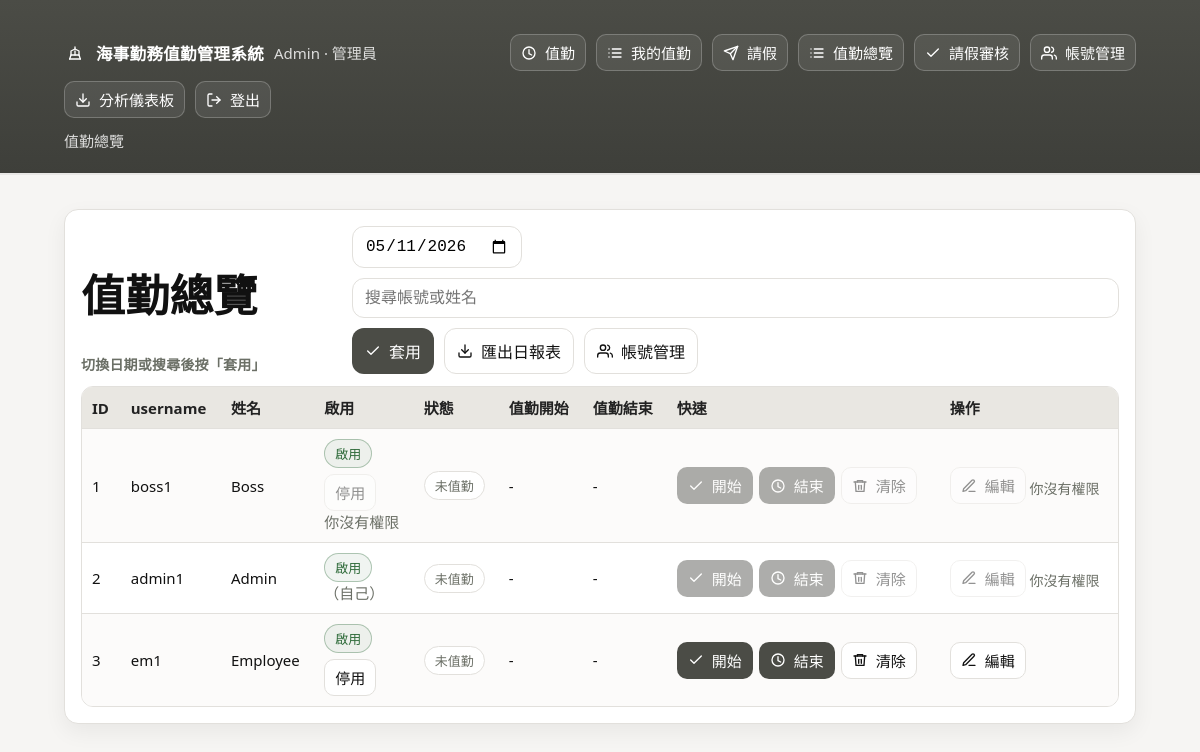
The page /admin_status.php (signed in) on the database its author committed.
### tables this page shows
CREATE TABLE IF NOT EXISTS users (
  user_id INT AUTO_INCREMENT PRIMARY KEY,
  username VARCHAR(50) NOT NULL UNIQUE,
  password_hash VARCHAR(255) NOT NULL,
  full_name VARCHAR(100) NOT NULL,
  role ENUM('boss','admin','employee') NOT NULL DEFAULT 'employee',
  is_active TINYINT(1) NOT NULL DEFAULT 1,
  created_at DATETIME NOT NULL DEFAULT CURRENT_TIMESTAMP
);

### admin_status.php (the view, shortened to what this page needs)
<?php
require 'db.php';
require_once 'ui.php';
function can_manage_row($me_role, $target_role){
  if ($me_role==='admin') return ($target_role==='employee');
  return false;
}
$d = $_POST['d'] ?? ($_GET['d'] ?? date('Y-m-d'));
$q = trim($_GET['q'] ?? '');
$map = [];
$sql = "SELECT user_id, username, full_name, role, is_active FROM users";
$par = [];
$sql .= " ORDER BY user_id ASC";
$stmt = $pdo->prepare($sql);
$stmt->execute($par);
$u = $stmt->fetchAll();
?>
<!doctype html>
<html lang="zh-TW">
<head>
  <link rel="stylesheet" href="style.css">
</head>
<body>
  <?php require_once 'ui.php'; nav_top('值勤總覽'); ?>
  <div class="wrap">
    <div class="card">
      <form method="get">
        <div class="toolbar">
          <div class="title">
            <h1>值勤總覽</h1>
            <div class="hint">切換日期或搜尋後按「套用」</div>
          </div>
          <div class="actions">
            <input type="date" name="d" value="<?= h($d) ?>" style="max-width:170px;">
            <input class="searchbar" name="q" value="<?= h($q) ?>" placeholder="搜尋帳號或姓名">
            <button class="btn primary" type="submit"><?= icon_svg("check") ?>套用</button>
            <a class="btn" href="admin_export.php?d=<?= h($d) ?>"><?= icon_svg("download") ?>匯出日報表</a>
            <a class="btn" href="admin_users.php"><?= icon_svg("users") ?>帳號管理</a>
          </div>
        </div>
      </form>
      <table>
        <tr>
          <th>ID</th><th>username</th><th>姓名</th><th>啟用</th><th>狀態</th><th>值勤開始</th><th>值勤結束</th><th>快速</th><th>操作</th>
        </tr>
        <?php $me_role = $_SESSION['role'] ?? 'employee'; ?>
        <?php foreach($u as $x):
          $uid = (int)$x['user_id'];
          $trole = $x['role'] ?? 'employee';
          $can2 = can_manage_row($me_role, $trole);
          $a = $map[$uid] ?? null;
          $label = '未值勤'; $type = 'off';
        ?>
          <tr>
            <td><?= h($uid) ?></td>
            <td><?= h($x['username']) ?></td>
            <td><?= h($x['full_name']) ?></td>
            <td>
              <?= ((int)($x['is_active'] ?? 0)===1) ? badge('啟用','ok') : badge('停用','off') ?>
              <?php if($uid !== (int)($_SESSION['user_id'] ?? 0) || is_boss()): ?>
                <form method="post" style="margin-top:6px;">
                  <button class="btn small" type="submit" <?= $can2?"":"disabled" ?>><?= ((int)($x['is_active'] ?? 0)===1) ? '停用' : '啟用' ?></button>
                <?php if(!$can2): ?><div class="muted">你沒有權限</div><?php endif; ?>
                </form>
              <?php else: ?>
                <div class="muted">（自己）</div><?php if(is_boss()): ?><div class="muted">boss 可管理自己</div><?php endif; ?>
              <?php endif; ?>
            </td>
            <td><?= badge($label, $type) ?></td>
            <td><?= h($a['check_in'] ?? '-') ?></td>
            <td><?= h($a['check_out'] ?? '-') ?></td>
            <td>
              <?php $can = can_manage_user(($x["role"] ?? ""), (int)$uid); ?>
              <form method="post" style="display:flex;gap:6px;flex-wrap:wrap;">
                <button class="btn small primary" name="act2" value="start" type="submit" <?= $can2?"":"disabled" ?>><?= icon_svg("check") ?>開始</button>
                <button class="btn small primary" name="act2" value="end" type="submit" <?= $can2?"":"disabled" ?>><?= icon_svg("clock") ?>結束</button>
                <button class="btn small" name="act2" value="clear" type="submit" <?= $can2?"":"disabled" ?>><?= icon_svg("trash") ?>清除</button>
              </form>
            </td>
            <td><?php if($can): ?>
              <a class="btn small" href="admin_edit.php?uid=<?= h($uid) ?>&d=<?= h($d) ?>"><?= icon_svg("edit") ?>編輯</a>
            <?php else: ?>
              <span class="btn small disabled" title="你沒有權限"><?= icon_svg("edit") ?>編輯</span>
              <span class="hint">你沒有權限</span>
            <?php endif; ?></td>
          </tr>
        <?php endforeach; ?>
      </table>
    </div>
  </div>
</body>
</html>

### ui.php (shortened to what this page needs)
<?php
function h($s){ return htmlspecialchars((string)$s, ENT_QUOTES, 'UTF-8'); }
function role_name($r){
  if ($r==='admin') return '管理員';
  return '員工';
}
function is_boss(){
  return (($_SESSION['role'] ?? '') === 'boss');
}
function is_admin(){
  $r = ($_SESSION['role'] ?? '');
  return in_array($r, ['admin','boss'], true);
}
function can_manage_user($target_role, $target_id){
  $my_role = ($_SESSION['role'] ?? '');
  $my_id   = (int)($_SESSION['user_id'] ?? 0);
  if ($my_role === 'admin') {
    if ($target_id === $my_id) return false;
    return ($target_role === 'employee');
  }
  return false;
}
function badge($txt, $type){
  $type = in_array($type, ['ok','warn','off','bad','info'], true) ? $type : 'off';
  return '<span class="badge '.$type.'">'.h($txt).'</span>';
}
function icon_svg($name){
  $c = 'currentColor';
  if ($name === 'ship') return '<svg class="ico" viewBox="0 0 24 24" fill="none" stroke="'.$c.'" stroke-width="2" stroke-linecap="round" stroke-linejoin="round"><path d="M20 21H4"/><path d="M4 21l2-6h12l2 6"/><path d="M6 15V9l6-3 6 3v6"/><path d="M12 6V3"/><path d="M12 9v6"/></svg>';
  if ($name === 'logout') return '<svg class="ico" viewBox="0 0 24 24" fill="none" stroke="'.$c.'" stroke-width="2" stroke-linecap="round" stroke-linejoin="round"><path d="M9 21H5a2 2 0 0 1-2-2V5a2 2 0 0 1 2-2h4"/><path d="M16 17l5-5-5-5"/><path d="M21 12H9"/></svg>';
  if ($name === 'clock') return '<svg class="ico" viewBox="0 0 24 24" fill="none" stroke="'.$c.'" stroke-width="2" stroke-linecap="round" stroke-linejoin="round"><circle cx="12" cy="12" r="9"/><path d="M12 7v6l4 2"/></svg>';
  if ($name === 'list') return '<svg class="ico" viewBox="0 0 24 24" fill="none" stroke="'.$c.'" stroke-width="2" stroke-linecap="round" stroke-linejoin="round"><path d="M8 6h13"/><path d="M8 12h13"/><path d="M8 18h13"/><path d="M3 6h.01"/><path d="M3 12h.01"/><path d="M3 18h.01"/></svg>';
  if ($name === 'users') return '<svg class="ico" viewBox="0 0 24 24" fill="none" stroke="'.$c.'" stroke-width="2" stroke-linecap="round" stroke-linejoin="round"><path d="M17 21v-2a4 4 0 0 0-4-4H5a4 4 0 0 0-4 4v2"/><circle cx="9" cy="7" r="4"/><path d="M23 21v-2a4 4 0 0 0-3-3.87"/><path d="M16 3.13a4 4 0 0 1 0 7.75"/></svg>';
  if ($name === 'edit') return '<svg class="ico" viewBox="0 0 24 24" fill="none" stroke="'.$c.'" stroke-width="2" stroke-linecap="round" stroke-linejoin="round"><path d="M12 20h9"/><path d="M16.5 3.5a2.1 2.1 0 0 1 3 3L7 19l-4 1 1-4 12.5-12.5z"/></svg>';
  if ($name === 'trash') return '<svg class="ico" viewBox="0 0 24 24" fill="none" stroke="'.$c.'" stroke-width="2" stroke-linecap="round" stroke-linejoin="round"><path d="M3 6h18"/><path d="M8 6V4h8v2"/><path d="M19 6l-1 14H6L5 6"/><path d="M10 11v6"/><path d="M14 11v6"/></svg>';
  if ($name === 'download') return '<svg class="ico" viewBox="0 0 24 24" fill="none" stroke="'.$c.'" stroke-width="2" stroke-linecap="round" stroke-linejoin="round"><path d="M21 15v4a2 2 0 0 1-2 2H5a2 2 0 0 1-2-2v-4"/><path d="M7 10l5 5 5-5"/><path d="M12 15V3"/></svg>';
  if ($name === 'plane') return '<svg class="ico" viewBox="0 0 24 24" fill="none" stroke="'.$c.'" stroke-width="2" stroke-linecap="round" stroke-linejoin="round"><path d="M22 2L11 13"/><path d="M22 2l-7 20-4-9-9-4 20-7z"/></svg>';
  if ($name === 'check') return '<svg class="ico" viewBox="0 0 24 24" fill="none" stroke="'.$c.'" stroke-width="2" stroke-linecap="round" stroke-linejoin="round"><path d="M20 6L9 17l-5-5"/></svg>';
  return '';
}
function nav_top($title){
  $name = $_SESSION['full_name'] ?? '';
  $role = $_SESSION['role'] ?? '';
  $who  = $name ? (h($name).' · '.h(role_name($role))) : '';
  echo '<div class="top"><div class="wrap"><div class="nav">';
  echo '<span class="brand"><span class="logo">'.icon_svg('ship').'</span>海事勤務值勤管理系統</span>';
  if ($who) echo '<span class="muted" style="color:rgba(255,255,255,.82)">'. $who .'</span>';
  if (isset($_SESSION['user_id'])) {
    echo '<a class="btn small" href="punch.php">'.icon_svg('clock').'值勤</a>';
    echo '<a class="btn small" href="records.php">'.icon_svg('list').'我的值勤</a>';
    echo '<a class="btn small" href="leave.php">'.icon_svg('plane').'請假</a>';
    if (is_admin()) {
      echo '<a class="btn small" href="admin_status.php">'.icon_svg('list').'值勤總覽</a>';
      echo '<a class="btn small" href="admin_leave.php">'.icon_svg('check').'請假審核</a>';
      echo '<a class="btn small" href="admin_users.php">'.icon_svg('users').'帳號管理</a>';
      echo '<a class="btn small" href="admin_dashboard.php">'.icon_svg('download').'分析儀表板</a>';
    }
    echo '<a class="btn small" href="logout.php">'.icon_svg('logout').'登出</a>';
  } else {
    echo '<a class="btn small" href="login.php">'.icon_svg('login').'登入</a>';
  }
  echo '</div>';
  if ($title) echo '<div class="muted" style="color:rgba(255,255,255,.82)">'.h($title).'</div>';
  echo '</div></div>';
}

### style.css (style rules this page uses)
:root { --bg: #f6f5f3; --text:#111; --muted:#6b6f66; --line:#e2e0dc; --card:#ffffff; --brand:#4b4c46; --brand2:#3e3f3a; --brand_soft:#e9e7e2; --ok:#2f6b3a; --warn:#b06b00; --off:#6b6f66; --bad:#b00020; --info:#1b5fbf; --shadow: 0 8px 22px rgba(0,0,0,.06); }
* { box-sizing:border-box }
body { font-family: system-ui,-apple-system,"Segoe UI",Roboto,Arial; font-size:16.5px; color:var(--text); background:var(--bg); margin:0; }
a { color:inherit }
.wrap { max-width:1100px;margin:0 auto;padding:22px 14px }
.top { background:linear-gradient(0deg,var(--brand2),var(--brand)); color:#fff; box-shadow: 0 2px 0 rgba(0,0,0,.06); }
.nav { display:flex; gap:10px; flex-wrap:wrap; align-items:center; padding:12px 0; }
.brand { display:flex; align-items:center; gap:10px; font-weight:900; letter-spacing:.3px; }
.brand .logo { width:22px;height:22px;display:inline-flex;align-items:center;justify-content:center; }
.muted { color:var(--muted);font-size:15px }
.card { border:1px solid var(--line); background:var(--card); border-radius:14px; padding:16px; margin-top:14px; box-shadow: var(--shadow); }
.btn { display:inline-flex; align-items:center; justify-content:center; gap:8px; padding:10px 12px; border:1px solid rgba(255,255,255,.22); border-radius:12px; background:rgba(255,255,255,.08); text-decoration:none; cursor:pointer; font-size:16px; color:inherit; transition: transform .03s ease, background .12s ease, opacity .12s ease; }
.btn.small { padding:7px 10px;font-size:15px;border-radius:10px }
.btn:disabled { opacity:.45;cursor:not-allowed }
.card .btn { border:1px solid var(--line); background:#fff; }
.btn.primary { border-color: transparent; background: var(--brand); color:#fff; }
.ico { width:16px;height:16px;display:inline-block }
input,select { width:100%; padding:10px 12px; border:1px solid var(--line); border-radius:12px; font-size:16px; background:#fff; }
.badge { display:inline-flex; align-items:center; gap:6px; padding:4px 10px; border-radius:999px; font-size:13px; border:1px solid var(--line); background:#fff; }
.badge.off { color:var(--off) }
.badge.ok { color:var(--ok);border-color:rgba(47,107,58,.35);background:rgba(47,107,58,.07) }
table { width:100%;border-collapse:separate;border-spacing:0;margin-top:12px;overflow:hidden;border-radius:12px;border:1px solid var(--line) }
th,td { padding:10px 10px;text-align:left;font-size:15px;border-bottom:1px solid var(--line) }
tr:last-child td { border-bottom:none }
th { background:var(--brand_soft);color:#222;font-weight:800 }
tbody tr:nth-child(even) td { background:#fcfbfa }
.btn.disabled { opacity:.45;cursor:not-allowed;pointer-events:none }
.hint { color:var(--muted);font-size:14px;margin-top:6px }
.toolbar { display:flex; align-items:flex-end; justify-content:space-between; gap:12px; flex-wrap:wrap; }
.toolbar .title { font-size:22px; font-weight:900; letter-spacing:.2px; }
.toolbar .actions { display:flex;gap:10px;flex-wrap:wrap }

### rows shown on the page
users: user_id "1", username "boss1", full_name "Boss", txt "啟用 未值勤", is_active "停用", role "你沒有權限", check_in "-", check_out "-"
users: user_id "2", username "admin1", full_name "Admin", txt "啟用 未值勤", shows "（自己）", check_in "-", check_out "-"
users: user_id "3", username "em1", full_name "Employee", txt "啟用 未值勤", is_active "停用", check_in "-", check_out "-"

### other values the page prints
$who "Admin · 管理員"
$title "值勤總覽"
